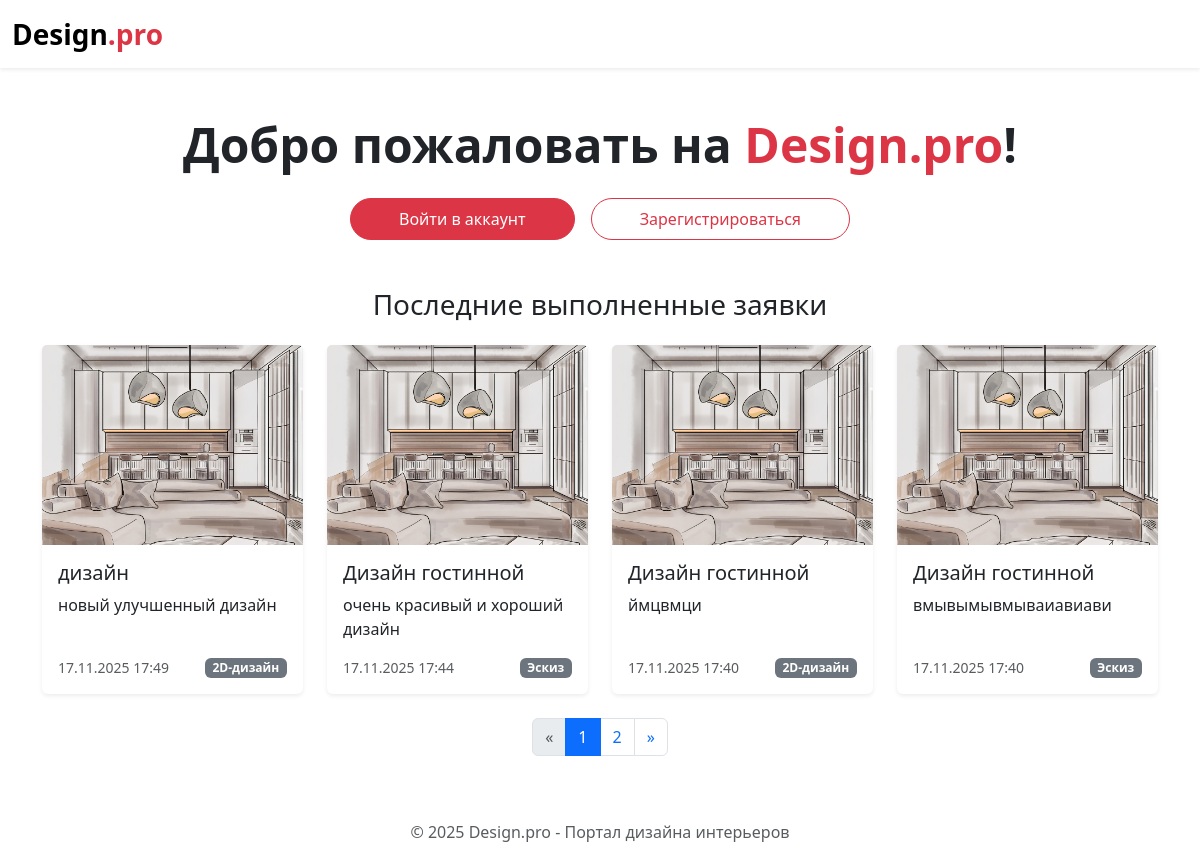
Page /catalog/ on the committed database.
### catalog/models.py (models this page shows, shortened)
class Application(models.Model):
    STATUS_CHOICES = (
        ('new', 'Новая'),
        ('accepted', 'Принято в работу'),
        ('done', 'Выполнено')
    )
    title = models.CharField(verbose_name='Название')
    description = models.TextField(verbose_name='Описание')
    category = models.ForeignKey('Category', on_delete=models.CASCADE, verbose_name='Категория')
    created_at = models.DateTimeField(auto_now_add=True, verbose_name="Дата создания")
    comment = models.TextField(blank=True, verbose_name="Комментарий")
    img_Application = models.ImageField(upload_to='images/', verbose_name='Изображение', validators=[FileExtensionValidator(allowed_extensions=['jpg', 'jpeg', 'png', 'bmp'])],)
    status = models.CharField(verbose_name='статус', choices = STATUS_CHOICES, default='new',)
    user = models.ForeignKey(CustomerUser, on_delete=models.CASCADE, verbose_name='Пользователь')
    class Meta:
        verbose_name = 'Заявка'
        verbose_name_plural = 'Заявки'
        ordering = ['-created_at']

class Category(models.Model):
    name = models.CharField(max_length=100, verbose_name="Название категории")
    class Meta:
        verbose_name = 'Категория'
        verbose_name_plural = 'Категории'

### catalog/views.py (the view)
# urls.py: path('', views.index, name='index'),
def index(request):
    done_applications = Application.objects.filter(status='done').order_by('-created_at')
    paginator = Paginator(done_applications, 4)
    page_number = request.GET.get('page')
    page_obj = paginator.get_page(page_number)
    context = {
        'done_applications': page_obj,
        'is_paginated': page_obj.has_other_pages(),
        'page_obj': page_obj,
    }
    return render(request, 'index.html', context)

### catalog/templates/index.html (shortened to what this page needs)
{% extends "base_generic.html" %}
{% block content %}
    <main class="container py-5">
        <section class="welcome-section text-center mb-5">
            <header>
                <h1 class="display-5 fw-bold">
                    Добро пожаловать на <span class="text-danger">Design.pro</span>!
                </h1>
            </header>
            {% if user.is_authenticated %}
                <p class="text-success fs-5">Здравствуйте, {{ user.full_name }}!</p>
            {% else %}
                <div class="d-flex justify-content-center gap-3 flex-wrap mt-4">
                    <a href="{% url 'login' %}" class="btn btn-danger rounded-pill px-5 py-2 fw-medium">
                        Войти в аккаунт
                    </a>
                    <a href="{% url 'register' %}" class="btn btn-outline-danger rounded-pill px-5 py-2 fw-medium">
                        Зарегистрироваться
                    </a>
                </div>
            {% endif %}
        </section>
        {% if done_applications %}
            <section class="recent-applications-section mt-5" aria-labelledby="recent-applications-title">
                <header class="text-center mb-4">
                    <h2 id="recent-applications-title" class="h3">Последние выполненные заявки</h2>
                </header>
                <div class="row row-cols-1 row-cols-md-2 row-cols-lg-4 g-4">
                    {% for app in done_applications %}
                        <article class="col">
                            <div class="card h-100 shadow-sm border-0">
                                {% if app.img_Application %}
                                    <img
                                        src="{{ app.img_Application.url }}"
                                        class="card-img-top object-fit-cover"
                                        alt="{{ app.title|default:'Изображение заявки' }}"
                                        style="height: 200px;"
                                        loading="lazy"
                                    >
                                {% endif %}
                                <div class="card-body d-flex flex-column">
                                    <h5 class="card-title">{{ app.title }}</h5>
                                    <p class="card-text flex-grow-1">
                                        {{ app.description|truncatewords:15 }}
                                    </p>
                                    <div class="d-flex justify-content-between align-items-center">
                                        <small class="text-muted">
                                            {{ app.created_at|date:"d.m.Y H:i" }}
                                        </small>
                                        <span class="badge bg-secondary">
                                            {{ app.category.name }}
                                        </span>
                                    </div>
                                </div>
                            </div>
                        </article>
                    {% endfor %}
                </div>
                {% if is_paginated %}
                    <nav aria-label="Page navigation example" class="mt-4">
                        <ul class="pagination pagination justify-content-center">
                            {% if page_obj.has_previous %}
                                <li class="page-item">
                                    <a class="page-link" href="?page={{ page_obj.previous_page_number }}" aria-label="Previous">
                                        <span aria-hidden="true">&laquo;</span>
                                    </a>
                                </li>
                            {% else %}
                                <li class="page-item disabled">
                                    <span class="page-link">&laquo;</span>
                                </li>
                            {% endif %}
                            {% for num in page_obj.paginator.page_range %}
                                {% if page_obj.number == num %}
                                    <li class="page-item active">
                                        <span class="page-link">{{ num }}</span>
                                    </li>
                                {% else %}
                                    <li class="page-item">
                                        <a class="page-link" href="?page={{ num }}">{{ num }}</a>
                                    </li>
                                {% endif %}
                            {% endfor %}
                            {% if page_obj.has_next %}
                                <li class="page-item">
                                    <a class="page-link" href="?page={{ page_obj.next_page_number }}" aria-label="Next">
                                        <span aria-hidden="true">&raquo;</span>
                                    </a>
                                </li>
                            {% else %}
                                <li class="page-item disabled">
                                    <span class="page-link">&raquo;</span>
                                </li>
                            {% endif %}
                        </ul>
                    </nav>
                {% endif %}
            </section>
        {% endif %}
    </main>
{% endblock %}

### catalog/templates/base_generic.html (shortened to what this page needs)
<!DOCTYPE html>
<html lang="ru">
<head>
    <link href="https://cdn.jsdelivr.net/npm/bootstrap@5.3.0/dist/css/bootstrap.min.css" rel="stylesheet">
</head>
<body>
    <header>
        <nav class="navbar navbar-expand-lg shadow-sm">
                <div class="container-fluid">
                    <a class="navbar-brand fw-bold fs-3" href="{% url 'index'%}">
                        Design<span class="text-danger">.pro</span>
                    </a>
                </div>
        </nav>
    </header>
    {% block content %}
    {% endblock %}
    <footer class="footer text-center">
        <div class="container">
            <span class="text-muted">&copy; 2025 Design.pro - Портал дизайна интерьеров</span>
        </div>
    </footer>
</body>
</html>

### rows in the picture
Application: img_Application (picture), title "дизайн", description "новый улучшенный дизайн", created_at "17.11.2025 17:49", category.name "2D-дизайн"
Application: img_Application (picture), title "Дизайн гостинной", description "очень красивый и хороший дизайн", created_at "17.11.2025 17:44", category.name "Эскиз"
Application: img_Application (picture), title "Дизайн гостинной", description "ймцвмци", created_at "17.11.2025 17:40", category.name "2D-дизайн"
Application: img_Application (picture), title "Дизайн гостинной", description "вмывымывмываиавиави", created_at "17.11.2025 17:40", category.name "Эскиз"

### other values in the picture
{{ num }} "1"
{{ num }} "2"
